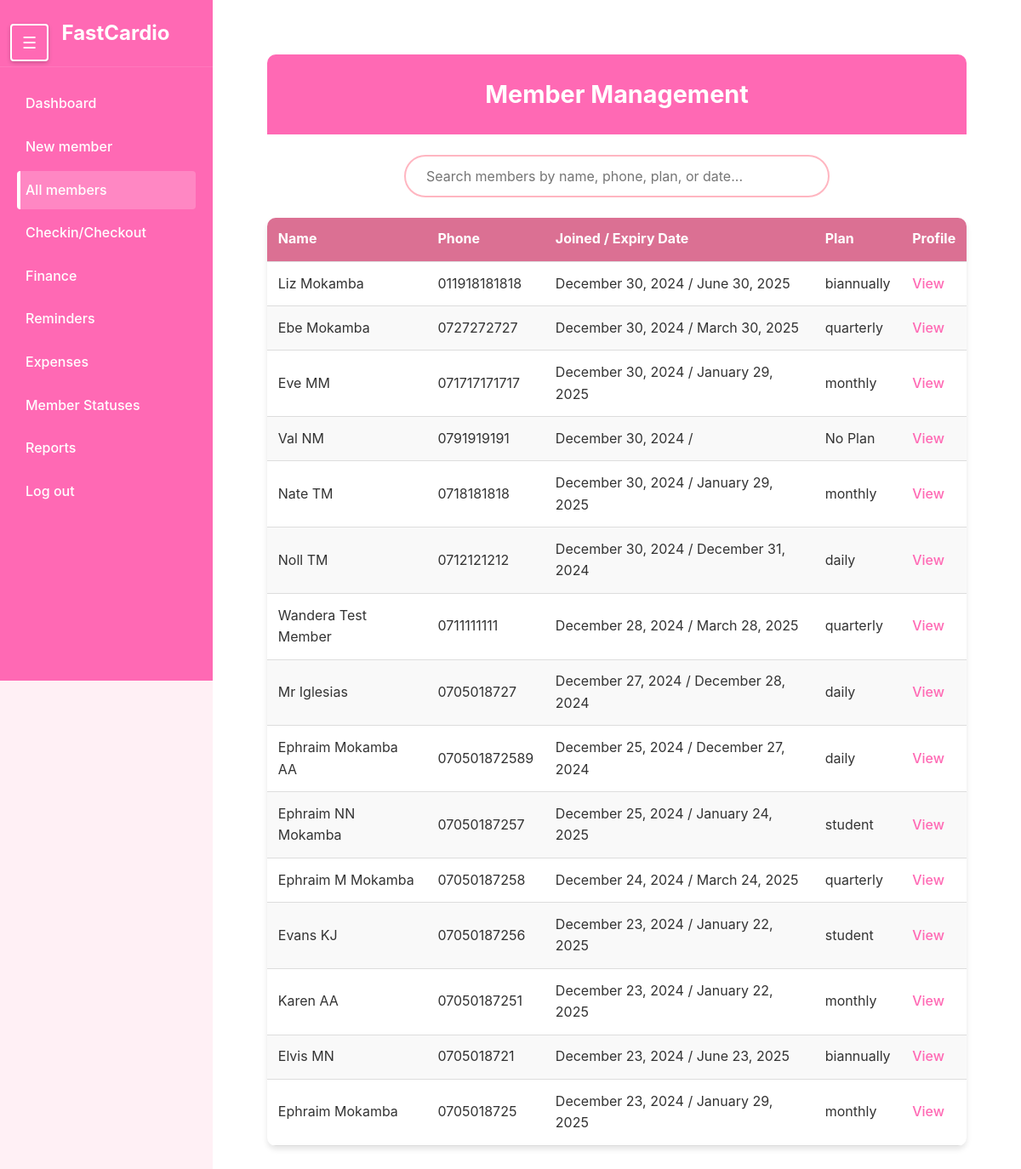
The page /members/ on the database its author committed.
### members/models.py (models this page shows, shortened)
class Member(models.Model):
    first_name = models.CharField(max_length=50)
    last_name = models.CharField(max_length=50)
    phone_number = models.CharField(max_length=15)
    date_joined = models.DateTimeField(auto_now_add=True)
    is_active = models.BooleanField(default=False)
    is_frozen = models.BooleanField(default=False)
    additional_info = models.TextField(blank=True,null=True)
    gender = models.CharField(max_length= 6)
    balance = models.DecimalField(
        max_digits=10,
        decimal_places=2,
        default=0,
        help_text="Positive balance indicates credit, negative indicates debt"
    )
    def __str__(self):
        return f"{self.first_name} {self.last_name}"

class PaymentDetails(models.Model):
    PLAN_CHOICES = [
        ('daily', 'Daily'),
        ('monthly', 'Monthly'),
        ('quarterly', 'Quarterly'),
        ('biannually', 'Biannually'),
        ('annually', 'Annually'),
        ('student', 'Student Package'),
        ('complete', 'Complete Payment'),
    ]
    member = models.ForeignKey('Member', on_delete=models.CASCADE, related_name='payments', verbose_name="Member")
    plan = models.CharField(max_length=20, choices=PLAN_CHOICES, verbose_name="Payment Plan")
    amount = models.DecimalField(max_digits=10, decimal_places=2, verbose_name="Amount Paid")
    payment_date = models.DateField(default=timezone.now, verbose_name="Payment Date")
    transaction_id = models.CharField(max_length=100, blank=True, null=True, verbose_name="Transaction ID")
    class Meta:
        verbose_name = "Payment Detail"
        verbose_name_plural = "Payment Details"
        ordering = ['-payment_date']

### members/views.py (the view)
# urls.py: path('', include('members.urls'))
def members(request):
    members_with_payments = []
    for member in Member.objects.all():
        payments = PaymentDetails.objects.filter(member=member)
        total_amount_paid = payments.aggregate(total=Sum('amount'))['total'] or 0
        latest_payment = payments.order_by('-payment_date').first()
        expiry_date = None
        membership_status = 'Expired'
        if latest_payment:
            expiry_date = calculate_expiry_date(latest_payment.payment_date, latest_payment.plan)
            if expiry_date:
                today = timezone.now().date()
                days_until_expiry = (expiry_date - today).days
                if days_until_expiry > 7:
                    membership_status = 'Active'
                elif days_until_expiry > 0:
                    membership_status = 'Expiring Soon'
                else:
                    membership_status = 'Expired'
        member_data = {
            'id': member.id,
            'full_name': str(member),
            'first_name': member.first_name,
            'last_name': member.last_name,
            'phone_number': member.phone_number,
            'date_joined': member.date_joined,
            'additional_info': member.additional_info or '',
            'total_amount_paid': total_amount_paid,
            'latest_plan': latest_payment.plan if latest_payment else 'No Plan',
            'latest_payment_date': latest_payment.payment_date if latest_payment else None,
            'expiry_date': expiry_date,
            'membership_status': membership_status,
            'days_until_expiry': (expiry_date - timezone.now().date()).days if expiry_date else None
        }
        members_with_payments.append(member_data)
    members_with_payments.reverse()
    return render(request, 'allmembers.html', {
        'members': members_with_payments,
        'today': timezone.now().date()
    })

### members/views.py (called while the page is built)
def calculate_expiry_date(payment_date, plan):
    if plan == 'daily':
        return payment_date + timedelta(days=1)
    elif plan == 'monthly':
        return payment_date + timedelta(days=30)
    elif plan == 'quarterly':
        return payment_date + timedelta(days=90)
    elif plan == 'biannually':
        return payment_date + timedelta(days=182)
    elif plan == 'annually':
        return payment_date + timedelta(days=365)
    elif plan == 'student':
        return payment_date + timedelta(days=30)
    return None

### members/templates/allmembers.html (shortened to what this page needs)
{% extends 'sidebar.html' %}
{% load static %}
{% block extra_styles %}
    <link rel="stylesheet" href="{% static 'allmembers.css' %}">
{% endblock %}
{% block content %}
    <div class="dashboard">
        <header class="dashboard-header">
            <h1>Member Management</h1>
        </header>
        <div class="search-container">
            <input type="text" id="searchInput" class="search-input" placeholder="Search members by name, phone, plan, or date...">
        </div>
        <table class="members-table">
            <thead>
                <tr>
                    <th>Name</th>
                    <th>Phone</th>
                    <th>Joined / Expiry Date</th>
                    <th>Plan</th>
                    <th>Profile</th>
                </tr>
            </thead>
            <tbody id="memberTableBody">
                {% for member in members %}
                <tr>
                    <td data-label="Name">{{ member.full_name }}</td>
                    <td data-label="Phone">{{ member.phone_number }}</td>
                    <td data-label="Joined/Expiry">{{ member.date_joined|date:"F d, Y" }} / {{ member.expiry_date|date:"F d, Y" }}</td>
                    <td data-label="Plan">{{ member.latest_plan }}</td>
                    <td data-label="Profile"><a href="{% url 'Member details' member.id %}">View</a></td>
                </tr>
                {% endfor %}
            </tbody>
        </table>
    </div>
{% endblock %}

### members/templates/sidebar.html (shortened to what this page needs)
{% load static %}
<!DOCTYPE html>
<html lang="en">
<head>
    <link rel="stylesheet" href="{% static 'sidebar.css' %}">
    {% block extra_styles %}{% endblock %}
</head>
<body>
    <div class="wrapper">
        <div class="toggle-container">
            <button id="sidebarToggle" class="toggle-btn">☰</button>
        </div>
        <nav id="sidebar">
            <div class="sidebar-header">
                <h2>FastCardio</h2>
            </div>
            <ul class="sidebar-menu">
                <li><a href="{% url 'Dashboard' %}">Dashboard</a></li>
                <li><a href="{% url 'New member' %}">New member</a></li>
                <li><a href="{% url 'Members' %}">All members</a></li>
                <li><a href="{% url 'Checkin' %}">Checkin/Checkout</a></li>
                <li><a href="{% url 'Finance' %}">Finance</a></li>
                <li><a href="{% url 'Reminders' %}">Reminders</a></li>
                <li><a href="{% url 'Expenses' %}">Expenses</a></li>
                <li><a href="{% url 'member_status' %}">Member Statuses</a></li>
                <li><a href="{% url 'Reports' %}">Reports</a></li>
                <li><a href="{% url 'login' %}">Log out</a></li>
            </ul>
        </nav>
<div id="content">
    <div class="content-inner">
        {% block content %}
        {% endblock %}
    </div>
</div>
    </div>
</body>
</html>

### members/static/sidebar.css (style rules this page uses)
* { margin: 0; padding: 0; box-sizing: border-box; }
body { font-family: 'Arial', sans-serif; background-color: #f4f4f4; height: 100%; overflow-x: hidden; }
.wrapper { display: flex; width: 100%; min-height: 100vh; position: relative; }
.toggle-container { position: fixed; top: 2%; left: 1%; z-index: 1000; transition: all 0.3s ease; }
.toggle-btn { background: #FF69B4; border: 2px solid white; color: white; padding: 8px 12px; border-radius: 4px; cursor: pointer; font-size: 1.2rem; transition: all 0.3s ease; box-shadow: 0 2px 5px rgba(0, 0, 0, 0.2); }
#sidebar { width: 250px; background-color: #FF69B4; color: white; transition: all 0.3s ease; position: fixed; top: 0; left: 0; height: 100vh; overflow-y: auto; z-index: 999; }
.sidebar-header { padding: 20px; display: flex; justify-content: space-between; align-items: center; border-bottom: 1px solid rgba(255, 255, 255, 0.1); background-color: #FF69B4; position: sticky; top: 0; z-index: 2; }
.sidebar-header h2 { font-size: 1.5rem; font-weight: bold; margin-left: 25%; }
.sidebar-menu { list-style: none; padding: 20px 0; }
.sidebar-menu li { padding: 0 20px; margin-bottom: 5px; }
.sidebar-menu li a { color: white; text-decoration: none; padding: 10px; display: block; border-radius: 4px; transition: all 0.3s ease; }
.sidebar-menu li a.active { background-color: rgba(255, 255, 255, 0.2); border-left: 4px solid white; padding-left: 6px; }
#content { flex: 1; padding: var(--content-padding, 2rem); margin-left: 250px; transition: all 0.3s ease; background-color: #fff; min-height: 100vh; width: calc(100% - 250px); }
.content-inner { padding: 1.5rem; max-width: 1200px; margin: 0 auto; }

### members/static/allmembers.css (style rules this page uses)
:root { --primary-pink: #FF69B4; --light-pink: #FFB6C1; --dark-pink: #DB7093; --background-color: #FFF0F5; }
* { margin: 0; padding: 0; box-sizing: border-box; font-family: -apple-system, BlinkMacSystemFont, "Segoe UI", Roboto, sans-serif; }
body { background-color: var(--background-color); line-height: 1.6; color: #333; }
.dashboard { width: 100%; max-width: 1200px; margin: 0 auto; padding: clamp(0.5rem, 3vw, 1.5rem); }
.dashboard-header { background-color: var(--primary-pink); color: white; padding: clamp(1rem, 4vw, 1.5rem); text-align: center; border-radius: 10px 10px 0 0; margin-bottom: clamp(1rem, 3vw, 1.5rem); }
.dashboard-header h1 { font-size: clamp(1.2rem, 4vw, 1.8rem); }
.search-container { display: flex; justify-content: center; margin: clamp(1rem, 3vw, 1.5rem) 0; }
.search-input { width: 100%; max-width: 500px; padding: clamp(0.5rem, 2vw, 0.8rem) clamp(1rem, 3vw, 1.5rem); border: 2px solid var(--light-pink); border-radius: 25px; font-size: clamp(0.875rem, 2vw, 1rem); transition: all 0.3s ease; }
.members-table { width: 100%; background-color: white; border-collapse: collapse; box-shadow: 0 4px 6px rgba(0,0,0,0.1); border-radius: 10px; overflow: hidden; }
.members-table thead { background-color: var(--dark-pink); color: white; }
.members-table th, .members-table td { padding: clamp(0.5rem, 2vw, 0.8rem); text-align: left; border-bottom: 1px solid #ddd; }
.members-table tr:nth-child(even) { background-color: #f9f9f9; }
a { text-decoration: none; color: var(--primary-pink); font-weight: 500; }

### rows shown on the page
Member: phone_number "011918181818", date_joined "December 30, 2024"
PaymentDetails: latest_plan "biannually"
Member: phone_number "0727272727", date_joined "December 30, 2024"
PaymentDetails: latest_plan "quarterly"
Member: phone_number "071717171717", date_joined "December 30, 2024"
PaymentDetails: latest_plan "monthly"
Member: phone_number "0791919191", date_joined "December 30, 2024"
Member: phone_number "0718181818", date_joined "December 30, 2024"
PaymentDetails: latest_plan "monthly"
Member: phone_number "0712121212", date_joined "December 30, 2024"
PaymentDetails: latest_plan "daily"
Member: phone_number "0711111111", date_joined "December 28, 2024"
PaymentDetails: latest_plan "quarterly"
Member: phone_number "0705018727", date_joined "December 27, 2024"
PaymentDetails: latest_plan "daily"
Member: phone_number "070501872589", date_joined "December 25, 2024"
PaymentDetails: latest_plan "daily"
Member: phone_number "07050187257", date_joined "December 25, 2024"
PaymentDetails: latest_plan "student"
Member: phone_number "07050187258", date_joined "December 24, 2024"
PaymentDetails: latest_plan "quarterly"
Member: phone_number "07050187256", date_joined "December 23, 2024"
PaymentDetails: latest_plan "student"
Member: phone_number "07050187251", date_joined "December 23, 2024"
PaymentDetails: latest_plan "monthly"
Member: phone_number "0705018721", date_joined "December 23, 2024"
PaymentDetails: latest_plan "biannually"
Member: phone_number "0705018725", date_joined "December 23, 2024"
PaymentDetails: latest_plan "monthly"

### other values the page prints
{{ member.full_name }} "Liz Mokamba" "Ebe Mokamba" "Eve MM" "Val NM" "Nate TM" "Noll TM" "Wandera Test Member" "Mr Iglesias" "Ephraim Mokamba AA" "Ephraim NN Mokamba" "Ephraim M Mokamba" "Evans KJ" "Karen AA" "Elvis MN" "Ephraim Mokamba"
{{ member.expiry_date|date:"F d, Y" }} "June 30, 2025" "March 30, 2025" "January 29, 2025" "January 29, 2025" "December 31, 2024" "March 28, 2025" "December 28, 2024" "December 27, 2024" "January 24, 2025" "March 24, 2025" "January 22, 2025" "January 22, 2025" "June 23, 2025" "January 29, 2025"
{{ member.latest_plan }} "No Plan"
